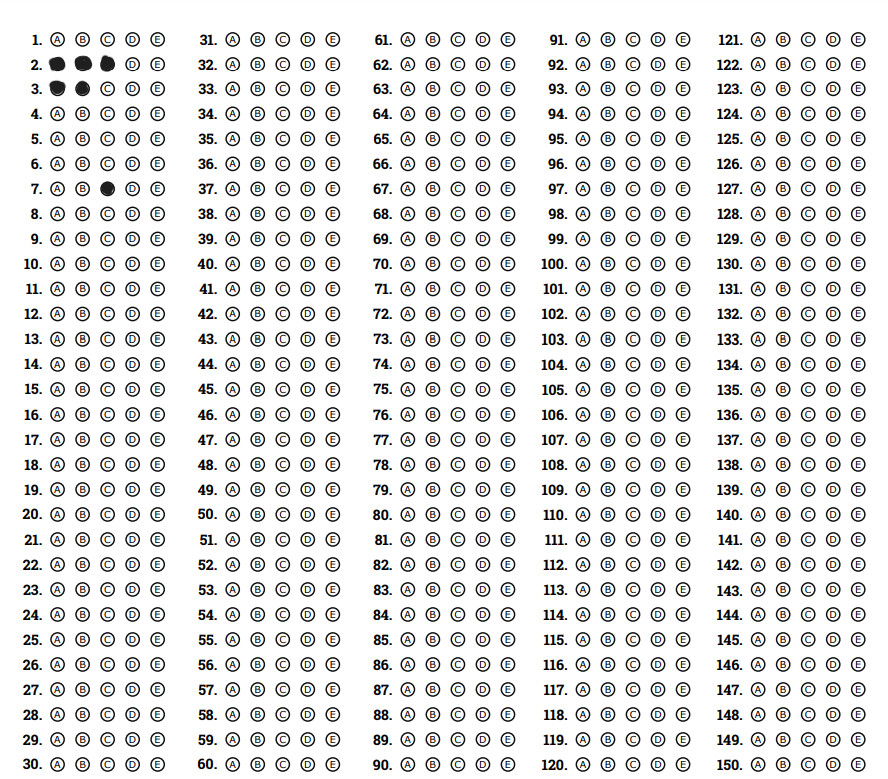
#> input picture filled.png, 888 x 779 px
$ python filteringcircle.py
#> lines starting #> are read from the running program, lines starting #| are printed output that depends on the picture; after the words box and inside, x2 and y2 are one past the last pixel; in counts of white or black regions, pixels touching at a corner belong together
import cv2 as cv
import numpy as np

# Function to filter circular contours
def circularContour(contours, min_area=150):
    circular_contours = []
    for contour in contours:
        # Calculate contour area and perimeter
        area = cv.contourArea(contour)
        if area < min_area:
            continue  # Skip contours with area less than min_area

        perimeter = cv.arcLength(contour, True)
        if perimeter == 0:
            continue  # Avoid division by zero

        # Calculate circularity: 4π * (Area / Perimeter²)
        circularity = 4 * np.pi * (area / (perimeter * perimeter))

        # A perfect circle has circularity close to 1
        if 0.8 < circularity < 1.2:  # Adjust thresholds as needed
            circular_contours.append(contour)
    return circular_contours


# Function to display thresholded image of a column
def getThresholdedImage(img, column_idx, num_columns=5):
    # Get the width of the image to define the columns
    img_width = img.shape[1]
    column_width = img_width // num_columns

    # Define column region for thresholding
    start_x = column_idx * column_width
    end_x = (column_idx + 1) * column_width

    # Create the thresholded image for the specified column
    column_img = img[:, start_x:end_x]
    _, thresholded = cv.threshold(column_img, 150, 255, cv.THRESH_BINARY_INV)  # Invert the binary image

    return thresholded

# Load the image
img = cv.imread("filled.png")
#> img is the input picture: shape (779, 888, 3); mean B, G, R 229.3, 229.3, 229.3
imgGray = cv.cvtColor(img, cv.COLOR_BGR2GRAY)
imgBlur = cv.GaussianBlur(imgGray, (5, 5), 1)
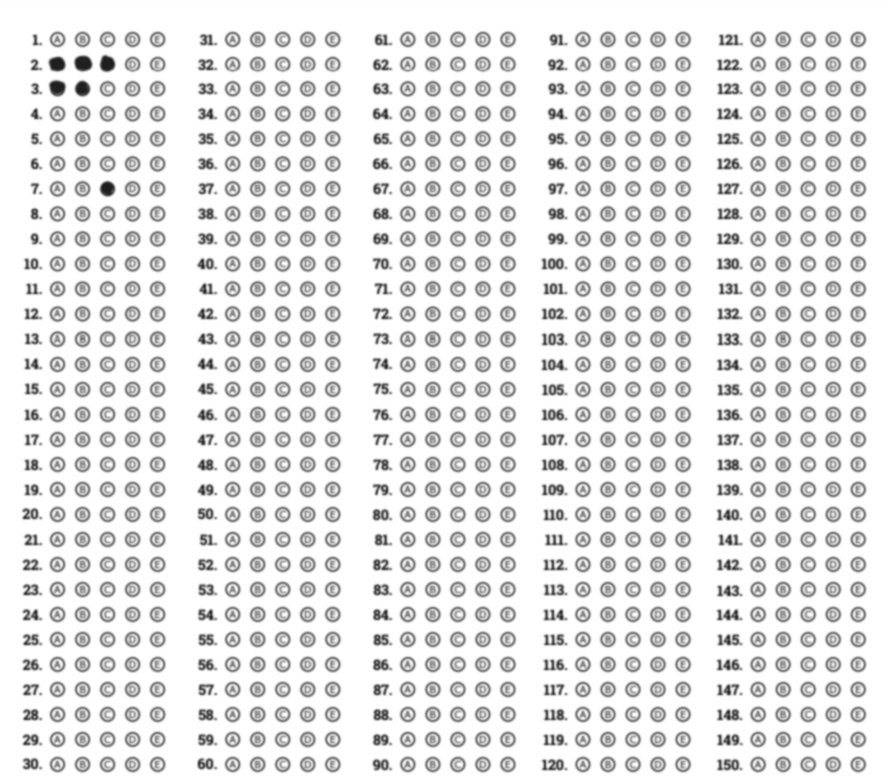
#> imgBlur: shape (779, 888); min 31, max 255, mean 229.3
imgCanny = cv.Canny(imgBlur, 10, 50)
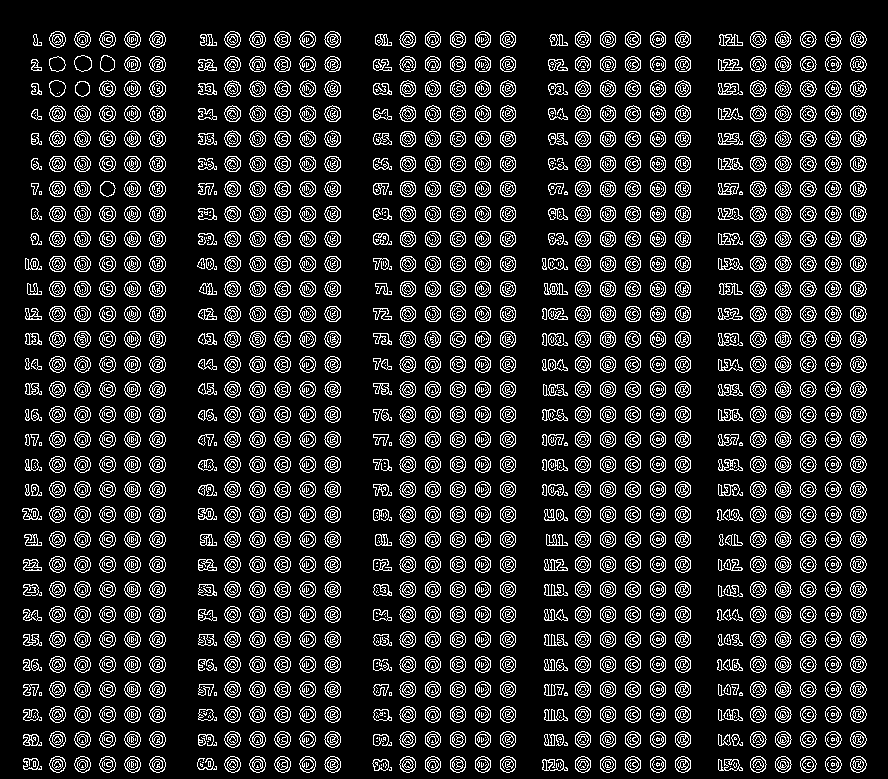
#> imgCanny: shape (779, 888); 13.7% white in thin lines or dots

# Find contours
contours, hierarchy = cv.findContours(imgCanny, cv.RETR_EXTERNAL, cv.CHAIN_APPROX_NONE)
#> contours = 1050 contours, 137 with area under 20; largest, box (x1, y1, x2, y2) and area: (74, 55, 92, 72) 217, (850, 331, 867, 348) 208, (775, 331, 792, 348) 206, (750, 331, 767, 348) 206, (324, 331, 341, 348) 206

# Filter circular contours
circleCons = circularContour(contours)
#> the loop in circularContour, `for contour in contours:` made 1050 passes
#> (area, perimeter, circularity) on passes 8, 13, 14: (174.5, 109.8, 0.182), (200, 53.46, 0.88), (201, 53.46, 0.884)
#> after the loop in circularContour, `for contour in contours:`: circular_contours = 750 contours; largest, box (x1, y1, x2, y2) and area: (74, 55, 92, 72) 217, (850, 331, 867, 348) 208, (775, 331, 792, 348) 206, (750, 331, 767, 348) 206, (324, 331, 341, 348) 206
#> circleCons has the same summary as circular_contours in circularContour

# Reverse the circular contours for the required order
circleCons.reverse()

# Get the width of the image to define the columns
img_width = img.shape[1]
#> img_width = 888

# Split the image into 5 equal columns
num_columns = 5
column_width = img_width // num_columns
#> column_width = 177

# Create a copy of the image to draw contours
imgContours = img.copy()

# Variables to store filled circle count and their areas
circle_count = 0
circle_areas = []

# For each column, count the circles and their areas
column_results = []
for column_idx in range(1):  # Only process the first column
    first_column_contours = []

    # Check which contours belong to the current column
    for contour in circleCons:
        x, y, w, h = cv.boundingRect(contour)
        if x < (column_idx + 1) * column_width and x + w > column_idx * column_width:  # Column's bounds
            first_column_contours.append(contour)

    # Count the circles and calculate their areas in the first column
    circle_count = len(first_column_contours)  # Count total circles
    areas = [cv.contourArea(contour) for contour in first_column_contours]  # Calculate areas

    # Append the areas for this column to the result
    circle_areas.extend(areas)  # Store all the areas found

    column_results.append({
        "column": column_idx + 1,
        "circle_count": circle_count,
        "circle_areas": areas,
        "thresholded_image": getThresholdedImage(imgGray, column_idx)
    })

    # Draw the contours for the selected column
    cv.drawContours(imgContours, first_column_contours, -1, (0, 255, 0), 3)

    # Display the thresholded image for the column
    cv.imshow(f"Thresholded Image - Column {column_idx + 1}", column_results[-1]["thresholded_image"])
#> this loop made 1 pass
#> pass 1, in getThresholdedImage, `column_img = img[:, start_x:end_x]`:
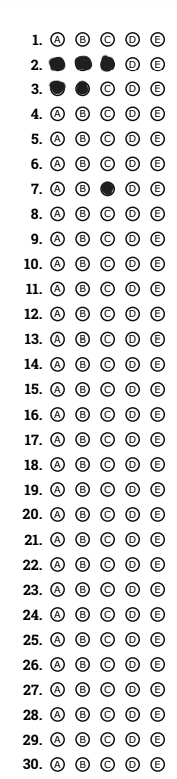
#> column_img: shape (779, 177); min 0, max 255, mean 229.6
#> pass 1, in getThresholdedImage, `_, thresholded = cv.threshold(column_img, 150, 255, cv.THRESH_BINARY_I..`:
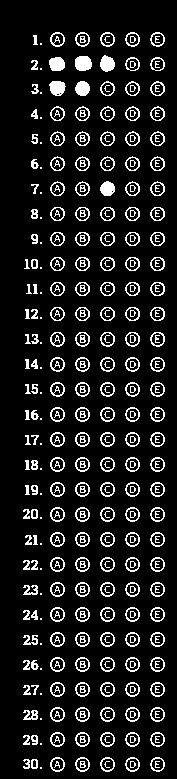
#> thresholded: shape (779, 177); 11.8% white in thin lines or dots, all inside (x1, y1, x2, y2) = (23, 32, 165, 772)
#> after the loop:
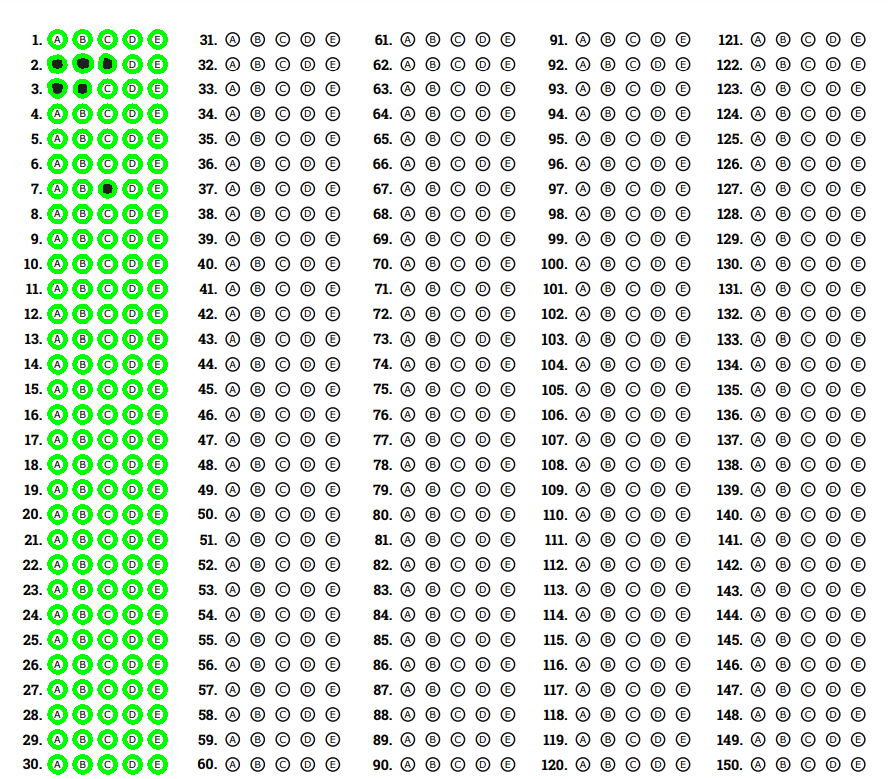
#> imgContours: shape (779, 888, 3); 5% of pixels changed, all inside (x1, y1, x2, y2) = (47, 29, 168, 775)
#> after the loop, circle_areas = 150 values, max 217 at index 5, min 175 at index 32, mean 199.5; column_results = 1 item


# Display the original image with the drawn contours
cv.imshow("Circles with All Circles in First Column", imgContours)

# Output column-wise results and circle areas
for result in column_results:
    print(f"  Total Circles: {result['circle_count']}")


cv.waitKey(0)
cv.destroyAllWindows()

$ run again, with bottom_part.png copied over filled.png
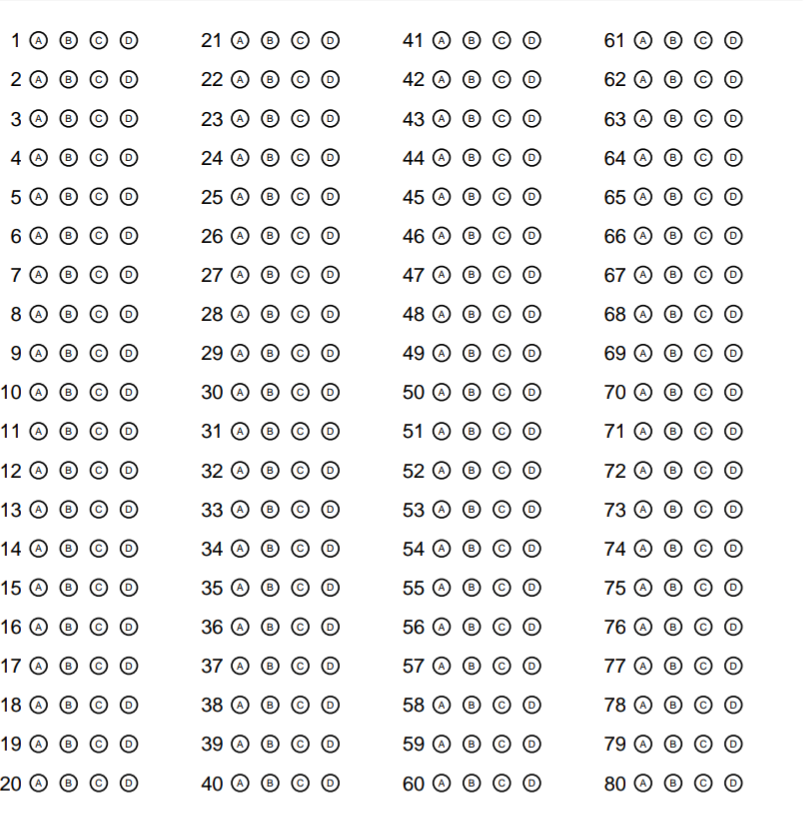
#> input picture bottom_part.png, 805 x 813 px
#> img is the input picture: shape (813, 805, 3); mean B, G, R 238.7, 238.7, 238.7
#> `imgCanny = cv.Canny(imgBlur, 10, 50)`:
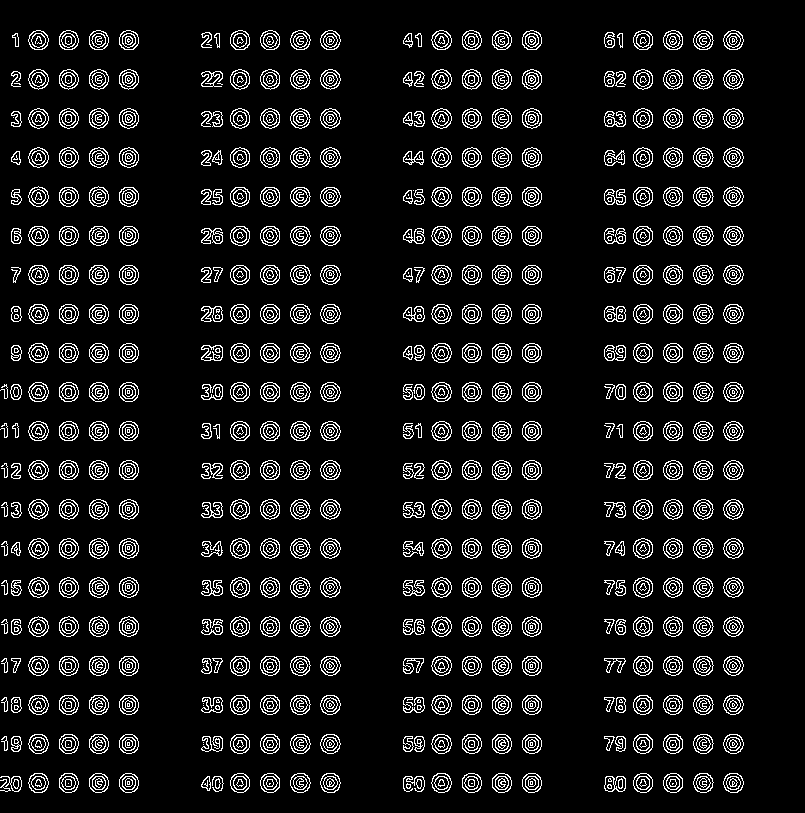
#> imgCanny: shape (813, 805); 8.8% white in thin lines or dots, all inside (x1, y1, x2, y2) = (0, 30, 744, 793)
#> contours = 480 contours, 62 with area under 20; largest, box (x1, y1, x2, y2) and area: (522, 577, 542, 598) 307, (723, 773, 744, 793) 306, (723, 538, 744, 559) 306, (522, 538, 542, 559) 306, (320, 773, 341, 793) 305
#> the loop in circularContour, `for contour in contours:` made 480 passes
#> (area, perimeter, circularity) on passes 5, 10, 11: (265.5, 85.7, 0.454), (306, 66.28, 0.875), (301, 66.28, 0.861)
#> after the loop in circularContour, `for contour in contours:`: circular_contours = 320 contours; largest, box (x1, y1, x2, y2) and area: (522, 577, 542, 598) 307, (723, 773, 744, 793) 306, (723, 538, 744, 559) 306, (522, 538, 542, 559) 306, (320, 773, 341, 793) 305
#> circleCons has the same summary as circular_contours in circularContour
#> after the loop `for column_idx in range(1):`:
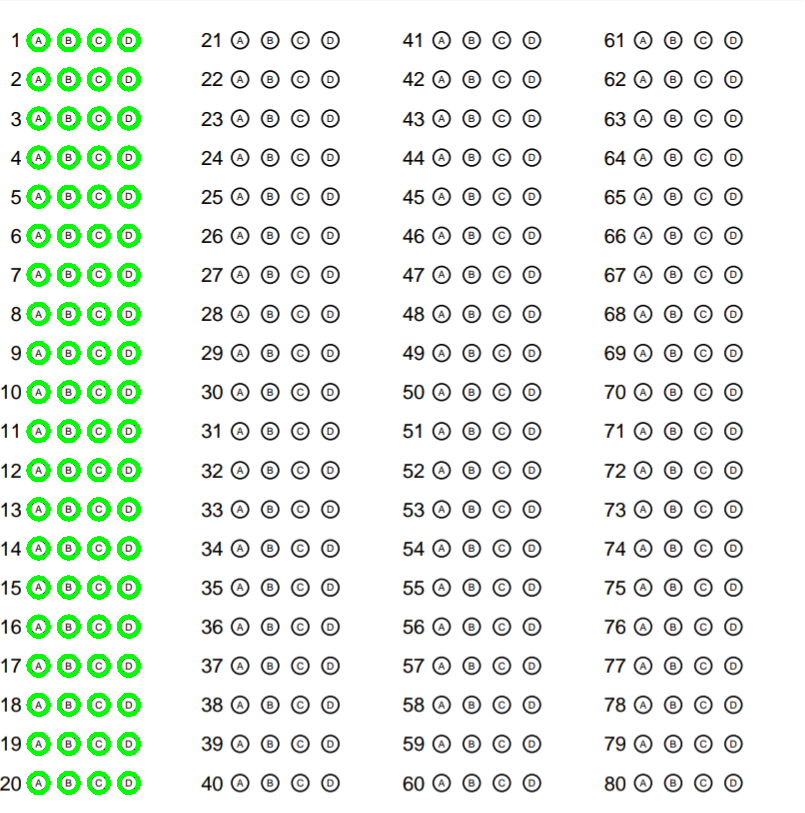
#> imgContours: shape (813, 805, 3); 3.45% of pixels changed, all inside (x1, y1, x2, y2) = (26, 28, 141, 795)
#> after the loop `for column_idx in range(1):`: circle_areas = 80 values, max 305 at index 59, min 297 at index 33, mean 300.6; column_results = 1 item
#> the loop `for result in column_results:` made 1 pass
#|   Total Circles: 80
